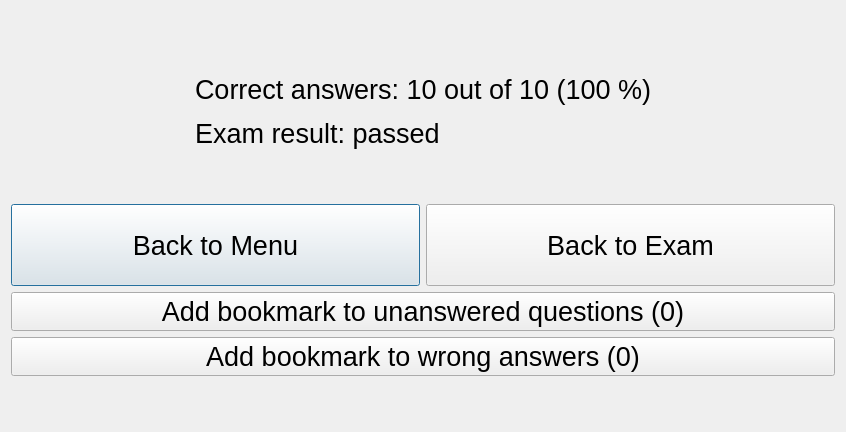
<?xml version="1.0" encoding="UTF-8"?>
<ui version="4.0">
 <class>dialog_exam_results</class>
 <widget class="QDialog" name="dialog_exam_results">
  <property name="geometry">
   <rect>
    <x>0</x>
    <y>0</y>
    <width>846</width>
    <height>432</height>
   </rect>
  </property>
  <property name="windowTitle">
   <string>Exam Results</string>
  </property>
  <layout class="QVBoxLayout" name="verticalLayout_3">
   <item>
    <spacer name="verticalSpacer_2">
     <property name="orientation">
      <enum>Qt::Vertical</enum>
     </property>
     <property name="sizeType">
      <enum>QSizePolicy::Preferred</enum>
     </property>
     <property name="sizeHint" stdset="0">
      <size>
       <width>20</width>
       <height>59</height>
      </size>
     </property>
    </spacer>
   </item>
   <item>
    <layout class="QHBoxLayout" name="horizontalLayout">
     <item>
      <spacer name="horizontalSpacer">
       <property name="orientation">
        <enum>Qt::Horizontal</enum>
       </property>
       <property name="sizeHint" stdset="0">
        <size>
         <width>40</width>
         <height>20</height>
        </size>
       </property>
      </spacer>
     </item>
     <item>
      <layout class="QVBoxLayout" name="verticalLayout">
       <item>
        <widget class="QLabel" name="label_correct">
         <property name="font">
          <font>
           <pointsize>20</pointsize>
          </font>
         </property>
         <property name="text">
          <string>Correct answers: 10 out of 10 (100 %)</string>
         </property>
        </widget>
       </item>
       <item>
        <widget class="QLabel" name="label_result">
         <property name="font">
          <font>
           <pointsize>20</pointsize>
          </font>
         </property>
         <property name="text">
          <string>Exam result: passed</string>
         </property>
         <property name="textFormat">
          <enum>Qt::RichText</enum>
         </property>
        </widget>
       </item>
      </layout>
     </item>
     <item>
      <spacer name="horizontalSpacer_2">
       <property name="orientation">
        <enum>Qt::Horizontal</enum>
       </property>
       <property name="sizeHint" stdset="0">
        <size>
         <width>40</width>
         <height>20</height>
        </size>
       </property>
      </spacer>
     </item>
    </layout>
   </item>
   <item>
    <spacer name="verticalSpacer">
     <property name="orientation">
      <enum>Qt::Vertical</enum>
     </property>
     <property name="sizeType">
      <enum>QSizePolicy::Preferred</enum>
     </property>
     <property name="sizeHint" stdset="0">
      <size>
       <width>20</width>
       <height>45</height>
      </size>
     </property>
    </spacer>
   </item>
   <item>
    <layout class="QHBoxLayout" name="horizontalLayout_2">
     <item>
      <widget class="QPushButton" name="button_menu">
       <property name="sizePolicy">
        <sizepolicy hsizetype="MinimumExpanding" vsizetype="Minimum">
         <horstretch>0</horstretch>
         <verstretch>0</verstretch>
        </sizepolicy>
       </property>
       <property name="font">
        <font>
         <pointsize>20</pointsize>
        </font>
       </property>
       <property name="text">
        <string>Back to Menu</string>
       </property>
      </widget>
     </item>
     <item>
      <widget class="QPushButton" name="button_exam">
       <property name="sizePolicy">
        <sizepolicy hsizetype="MinimumExpanding" vsizetype="Minimum">
         <horstretch>0</horstretch>
         <verstretch>0</verstretch>
        </sizepolicy>
       </property>
       <property name="font">
        <font>
         <pointsize>20</pointsize>
        </font>
       </property>
       <property name="text">
        <string>Back to Exam</string>
       </property>
      </widget>
     </item>
    </layout>
   </item>
   <item>
    <layout class="QVBoxLayout" name="verticalLayout_2">
     <item>
      <widget class="QPushButton" name="button_unanswered_to_watchlist">
       <property name="sizePolicy">
        <sizepolicy hsizetype="MinimumExpanding" vsizetype="Minimum">
         <horstretch>0</horstretch>
         <verstretch>0</verstretch>
        </sizepolicy>
       </property>
       <property name="font">
        <font>
         <pointsize>20</pointsize>
        </font>
       </property>
       <property name="text">
        <string>Add bookmark to unanswered questions (0)</string>
       </property>
      </widget>
     </item>
     <item>
      <widget class="QPushButton" name="button_wrong_to_watchlist">
       <property name="sizePolicy">
        <sizepolicy hsizetype="MinimumExpanding" vsizetype="Minimum">
         <horstretch>0</horstretch>
         <verstretch>0</verstretch>
        </sizepolicy>
       </property>
       <property name="font">
        <font>
         <pointsize>20</pointsize>
        </font>
       </property>
       <property name="text">
        <string>Add bookmark to wrong answers (0)</string>
       </property>
      </widget>
     </item>
    </layout>
   </item>
   <item>
    <spacer name="verticalSpacer_3">
     <property name="orientation">
      <enum>Qt::Vertical</enum>
     </property>
     <property name="sizeType">
      <enum>QSizePolicy::Preferred</enum>
     </property>
     <property name="sizeHint" stdset="0">
      <size>
       <width>20</width>
       <height>45</height>
      </size>
     </property>
    </spacer>
   </item>
  </layout>
 </widget>
 <resources/>
 <connections>
  <connection>
   <sender>button_exam</sender>
   <signal>clicked()</signal>
   <receiver>dialog_exam_results</receiver>
   <slot>reject()</slot>
   <hints>
    <hint type="sourcelabel">
     <x>729</x>
     <y>216</y>
    </hint>
    <hint type="destinationlabel">
     <x>677</x>
     <y>123</y>
    </hint>
   </hints>
  </connection>
  <connection>
   <sender>button_menu</sender>
   <signal>clicked()</signal>
   <receiver>dialog_exam_results</receiver>
   <slot>accept()</slot>
   <hints>
    <hint type="sourcelabel">
     <x>94</x>
     <y>221</y>
    </hint>
    <hint type="destinationlabel">
     <x>58</x>
     <y>111</y>
    </hint>
   </hints>
  </connection>
 </connections>
</ui>
